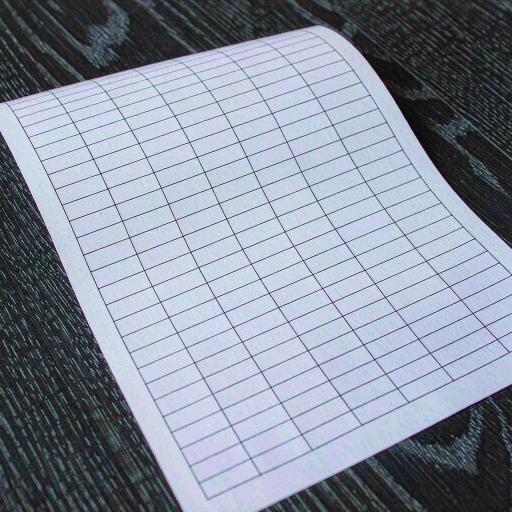
//> input picture 底层算法演示/形态学线条检测/assets/table.png, 1024 x 1024 px (shown at 1/2 size)
$ ./line_detection_morphology -i=../assets/table.png   (built with g++ and OpenCV 4)
//> lines starting //> are read from the running program, lines starting //| are printed output that depends on the picture; after the words box and inside, x2 and y2 are one past the last pixel; in counts of white or black regions, pixels touching at a corner belong together
/**
 * @file    line_detection_morphology.cpp
 * @brief   形态学线条检测演示：用方向结构元素提取表格的水平线与垂直线。
 * @details 流程：二值化 -> 创建方向结构元素 -> 开运算提取线条 -> 轮廓筛选。
 * @note    依赖：OpenCV 4.x（core / imgproc / imgcodecs / highgui）
 *          核心思想：长度 1×N 的结构元素只能「容纳」水平方向的线条，开运算后其余结构被腐蚀掉；
 *          同理 1×M 的竖条只保留垂直线。结构元素长度要大于线宽、小于线长。
 */

#include <algorithm>
#include <iomanip>
#include <iostream>
#include <string>
#include <vector>

#include <opencv2/opencv.hpp>
#include <opencv2/core/utils/filesystem.hpp>

namespace {

const int kPanelWidth = 480;
const int kPanelHeight = 360;
const int kTitleHeight = 30;

/** @brief 在若干候选位置中查找素材，便于从不同工作目录运行。 */
std::string locateAsset(const std::string& fileName)
{
    const std::vector<std::string> candidates = {
        "../../assets/" + fileName, "../assets/" + fileName, "assets/" + fileName};
    for (const auto& path : candidates) {
        if (cv::utils::fs::exists(path)) {
            return path;
        }
    }
    return candidates.front();
}

/** @brief 由素材路径推导输出目录：<demo>/assets/x.png -> <demo>/output。 */
std::string outputDirFor(const std::string& inputPath)
{
    std::string dir = inputPath;
    const size_t slash = dir.find_last_of("/\\");
    dir = (slash == std::string::npos) ? "." : dir.substr(0, slash);
    const size_t slash2 = dir.find_last_of("/\\");
    const std::string leaf = (slash2 == std::string::npos) ? dir : dir.substr(slash2 + 1);
    if (leaf == "assets") {
        dir = (slash2 == std::string::npos) ? "." : dir.substr(0, slash2);
    }
    return dir + "/output";
}

/** @brief 等比缩放并居中留白到固定面板。 */
cv::Mat fitPanel(const cv::Mat& image, const std::string& title)
{
    cv::Mat bgr;
    if (image.channels() == 1) {
        cv::cvtColor(image, bgr, cv::COLOR_GRAY2BGR);
    } else {
        bgr = image;
    }
    const double scale =
        std::min(kPanelWidth / static_cast<double>(bgr.cols),
                 kPanelHeight / static_cast<double>(bgr.rows));
    cv::Mat scaled;
    cv::resize(bgr, scaled, cv::Size(), scale, scale, cv::INTER_AREA);
    cv::Mat panel(kPanelHeight + kTitleHeight, kPanelWidth, CV_8UC3, cv::Scalar(255, 255, 255));
    const int x = (kPanelWidth - scaled.cols) / 2;
    const int y = kTitleHeight + (kPanelHeight - scaled.rows) / 2;
    scaled.copyTo(panel(cv::Rect(x, y, scaled.cols, scaled.rows)));
    cv::putText(panel, title, cv::Point(8, 21), cv::FONT_HERSHEY_SIMPLEX, 0.5,
                cv::Scalar(0, 0, 0), 1, cv::LINE_AA);
    return panel;
}

/** @brief 按列数拼接等尺寸面板。 */
cv::Mat montage(const std::vector<cv::Mat>& panels, int cols)
{
    const int rows = static_cast<int>((panels.size() + cols - 1) / cols);
    cv::Mat canvas(rows * panels[0].rows, cols * panels[0].cols, CV_8UC3, cv::Scalar(255, 255, 255));
    for (size_t i = 0; i < panels.size(); ++i) {
        const int r = static_cast<int>(i) / cols;
        const int c = static_cast<int>(i) % cols;
        panels[i].copyTo(canvas(cv::Rect(c * panels[i].cols, r * panels[i].rows,
                                         panels[i].cols, panels[i].rows)));
    }
    return canvas;
}

/**
 * @brief  过滤掉过短的线段，只保留真正的表格线。
 * @param  lines  候选线条二值图。
 * @param  minLen 最小长度。
 * @param  horizontal 是否为水平方向（决定用宽还是高做判据）。
 * @return 过滤后的二值图。
 */
cv::Mat filterByLength(const cv::Mat& lines, int minLen, bool horizontal)
{
    std::vector<std::vector<cv::Point>> contours;
    cv::findContours(lines, contours, cv::RETR_EXTERNAL, cv::CHAIN_APPROX_SIMPLE);
    cv::Mat filtered = cv::Mat::zeros(lines.size(), CV_8U);
    for (const auto& contour : contours) {
        const cv::Rect box = cv::boundingRect(contour);
        const int length = horizontal ? box.width : box.height;
        if (length >= minLen) {
            cv::rectangle(filtered, box, cv::Scalar(255), cv::FILLED);
        }
    }
    return filtered;
}

}  // namespace

/**
 * @brief  主流程：提取水平线与垂直线并叠加显示。
 * @param  argc 参数个数。
 * @param  argv 参数列表。
 * @return 0 表示成功，非 0 表示失败。
 */
int main(int argc, char** argv)
{
    const cv::String keys =
        "{help h usage ? |      | 打印帮助信息 }"
        "{i input        |      | 输入图像路径，缺省读取 assets/table.png }"
        "{o output       |      | 输出图像路径，缺省写入 <目录>/output/line_detection_morphology.png }"
        "{l lineLen      | 0    | 结构元素长度，0 表示自动取宽(高)的 1/25 }"
        "{n minLen       | 0    | 线条最小长度，0 表示自动取宽(高)的 1/20 }"
        "{d display      | 0    | 是否弹窗显示 (1=显示, 0=不显示) }";

    cv::CommandLineParser parser(argc, argv, keys);
    parser.about("形态学线条检测演示: 方向结构元素 + 开运算\n参数请使用 --key=value 形式");
    if (parser.has("help")) {
        parser.printMessage();
        return 0;
    }
    if (!parser.check()) {
        parser.printErrors();
        parser.printMessage();
        return -1;
    }

    std::string inputPath = parser.get<std::string>("input");
    if (inputPath.empty()) {
        inputPath = locateAsset("table.png");
    }
    const cv::Mat src = cv::imread(inputPath, cv::IMREAD_COLOR);
//> src is the input picture: 1024 rows x 1024 cols, CV_8UC3; mean B, G, R 158.9, 144.7, 136.7
    if (src.empty()) {
        std::cerr << "无法读取图像: " << inputPath << std::endl;
        return -1;
    }

    // 步骤 1：二值化。表格线通常是深色，取反后成为前景。
    cv::Mat gray;
    cv::cvtColor(src, gray, cv::COLOR_BGR2GRAY);
    cv::Mat binary;
    cv::adaptiveThreshold(gray, binary, 255, cv::ADAPTIVE_THRESH_MEAN_C, cv::THRESH_BINARY_INV,
                          15, -2);
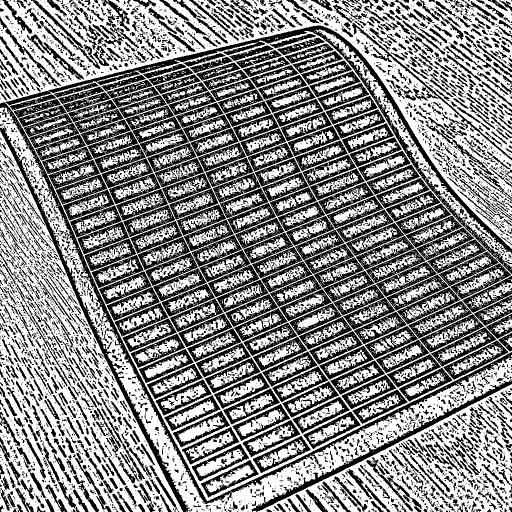
//> binary: 1024 rows x 1024 cols, CV_8UC1 (shown at 1/2 size); 54% white; 6270 black regions (4736 under 20 px), largest, box (x1, y1, x2, y2) and area: (0, 51, 1024, 1008) 29862, (0, 251, 380, 1024) 8244, (503, 759, 1024, 1024) 6026
    cv::Mat cleaned;
    cv::morphologyEx(binary, cleaned, cv::MORPH_OPEN,
                     cv::getStructuringElement(cv::MORPH_RECT, cv::Size(3, 3)));
//> cleaned: 1024 rows x 1024 cols, CV_8UC1; 43.4% white; 1757 white regions (799 under 20 px), largest, box (x1, y1, x2, y2) and area: (0, 0, 1024, 484) 99063, (0, 546, 366, 1024) 63285, (516, 769, 1024, 1024) 37684

    // 步骤 2：创建方向结构元素。长度取画面尺寸的 1/25 左右即可滤掉文字。
    int lineLen = parser.get<int>("lineLen");
    if (lineLen <= 0) {
        lineLen = std::max(10, std::min(gray.cols, gray.rows) / 25);
//> lineLen = 40
    }
    const cv::Mat horizontalElement =
        cv::getStructuringElement(cv::MORPH_RECT, cv::Size(lineLen, 1));
//> horizontalElement = 40 values from 1 to 1
    const cv::Mat verticalElement =
        cv::getStructuringElement(cv::MORPH_RECT, cv::Size(1, lineLen));
//> verticalElement = 40 values from 1 to 1

    // 步骤 3：开运算提取线条。
    cv::Mat horizontal;
    cv::Mat vertical;
    cv::morphologyEx(cleaned, horizontal, cv::MORPH_OPEN, horizontalElement);
//> horizontal: 1024 rows x 1024 cols, CV_8UC1; 0.67% white; 71 white regions, largest, box (x1, y1, x2, y2) and area: (446, 992, 529, 1002) 572, (358, 859, 419, 871) 513, (521, 962, 596, 971) 447
    cv::morphologyEx(cleaned, vertical, cv::MORPH_OPEN, verticalElement);
//> vertical: 1024 rows x 1024 cols, CV_8UC1; 0.65% white; 90 white regions

    // 步骤 4：轮廓筛选，去掉过短的残留。
    int minLen = parser.get<int>("minLen");
    if (minLen <= 0) {
        minLen = std::max(20, std::min(gray.cols, gray.rows) / 20);
//> minLen = 51
    }
    horizontal = filterByLength(horizontal, minLen, true);
//> in filterByLength, `cv::findContours(lines, contours, cv::RETR_EXTERNAL, cv::CHAIN_APPROX_..`: contours = 71 contours, 43 with area under 20; largest, box (x1, y1, x2, y2) and area: (446, 992, 529, 1002) 461, (358, 859, 419, 871) 450, (521, 962, 596, 971) 352, (792, 201, 888, 207) 272, (327, 105, 400, 113) 272
//> the loop in filterByLength, `for (const auto& contour : contours)` made 71 passes
//> (contour, box, length) on passes 1, 4, 5, 6, 9, 11, 13, 15, 16: (2 Points (x, y): [947, 1017], [988, 1017], Rect(947, 1017, 42, 1), 42), (2 Points (x, y): [529, 985], [568, 985], Rect(529, 985, 40, 1), 40), (2 Points (x, y): [486, 977], [525, 977], Rect(486, 977, 40, 1), 40), (2 Points (x, y): [529, 975], [568, 975], Rect(529, 975, 40, 1), 40), (2 Points (x, y): [578, 954], [622, 954], Rect(578, 954, 45, 1), 45), (2 Points (x, y): [621, 941], [663, 941], Rect(621, 941, 43, 1), 43), (2 Points (x, y): [414, 928], [457, 928], Rect(414, 928, 44, 1), 44), (2 Points (x, y): [407, 886], [453, 886], Rect(407, 886, 47, 1), 47), (2 Points (x, y): [507, 883], [551, 883], Rect(507, 883, 45, 1), 45)
//> (box, length) on passes 2, 3, 7, 8, 10, 12: (Rect(446, 992, 83, 10), 83), (Rect(464, 987, 57, 4), 57), (Rect(521, 962, 75, 9), 75), (Rect(521, 956, 55, 5), 55), (Rect(551, 948, 49, 2), 49), (Rect(395, 932, 49, 7), 49)
//> after the loop in filterByLength, `for (const auto& contour : contours)`:
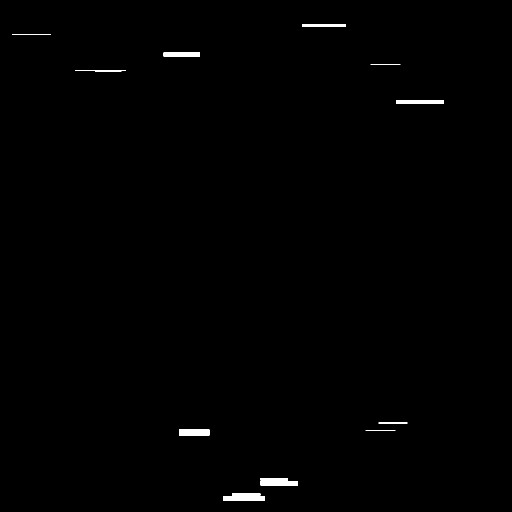
//> filtered: 1024 rows x 1024 cols, CV_8UC1 (shown at 1/2 size); 0.48% white; 14 white regions
    vertical = filterByLength(vertical, minLen, false);
//> call 2 of filterByLength, with minLen = 51, horizontal = false
//> in filterByLength (call 2), `cv::findContours(lines, contours, cv::RETR_EXTERNAL, cv::CHAIN_APPROX_..`: contours = 90 contours, 50 with area under 20; largest, box (x1, y1, x2, y2) and area: (319, 843, 325, 918) 294, (304, 816, 309, 888) 239, (530, 956, 536, 1005) 231, (340, 885, 345, 959) 224, (312, 0, 319, 30) 163
//> the loop in filterByLength (call 2), `for (const auto& contour : contours)` made 90 passes
//> (contour, box, length) on passes 1, 2, 3, 4, 6, 9, 13, 16, 17: (2 Points (x, y): [1006, 1004], [1006, 1023], Rect(1006, 1004, 1, 20), 20), (2 Points (x, y): [326, 1004], [326, 1023], Rect(326, 1004, 1, 20), 20), (2 Points (x, y): [177, 1004], [177, 1023], Rect(177, 1004, 1, 20), 20), (2 Points (x, y): [8, 1004], [8, 1023], Rect(8, 1004, 1, 20), 20), (2 Points (x, y): [91, 1003], [91, 1023], Rect(91, 1003, 1, 21), 21), (2 Points (x, y): [313, 1000], [313, 1023], Rect(313, 1000, 1, 24), 24), (2 Points (x, y): [402, 997], [402, 1023], Rect(402, 997, 1, 27), 27), (2 Points (x, y): [736, 995], [736, 1023], Rect(736, 995, 1, 29), 29), (2 Points (x, y): [385, 990], [385, 1023], Rect(385, 990, 1, 34), 34)
//> (box, length) on passes 5, 7, 8, 10, 11, 12: (Rect(857, 1003, 2, 21), 21), (Rect(626, 1001, 3, 23), 23), (Rect(135, 1001, 2, 23), 23), (Rect(941, 999, 2, 25), 25), (Rect(740, 999, 2, 25), 25), (Rect(623, 997, 2, 27), 27)
//> after the loop in filterByLength (call 2), `for (const auto& contour : contours)`:
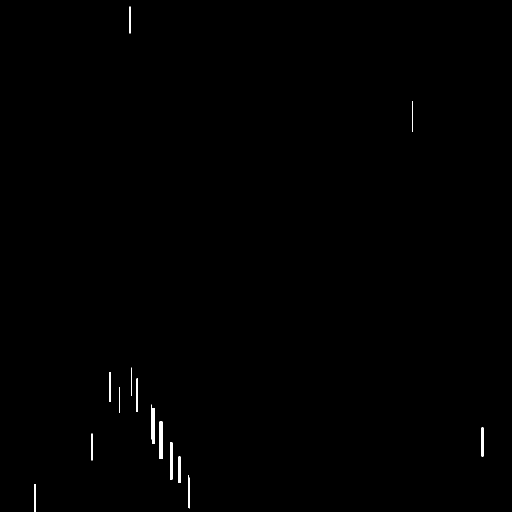
//> filtered: 1024 rows x 1024 cols, CV_8UC1 (shown at 1/2 size); 0.27% white; 16 white regions, largest, box (x1, y1, x2, y2) and area: (319, 843, 325, 918) 450, (340, 885, 345, 959) 370, (304, 816, 309, 888) 360

    cv::Mat horizontalLabels;
    cv::Mat verticalLabels;
    const int horizontalCount = cv::connectedComponents(horizontal, horizontalLabels) - 1;
//> horizontalLabels: 1024 rows x 1024 cols, CV_32SC1; 15 distinct labels, from 0 to 14
//> horizontalCount = 14
    const int verticalCount = cv::connectedComponents(vertical, verticalLabels) - 1;
//> verticalLabels: 1024 rows x 1024 cols, CV_32SC1; 17 distinct labels, from 0 to 16
//> verticalCount = 16
    std::cout << "输入: " << inputPath << ", 结构元素长度: " << lineLen
              << ", 最小线长: " << minLen << "\n";
//| 输入: ../assets/table.png, 结构元素长度: 40, 最小线长: 51
    std::cout << "  水平线段: " << horizontalCount << ", 垂直线段: " << verticalCount << "\n";
//|   水平线段: 14, 垂直线段: 16

    // 叠加显示：水平线绿色，垂直线红色。
    cv::Mat overlay = src.clone();
    overlay.setTo(cv::Scalar(0, 255, 0), horizontal);
    overlay.setTo(cv::Scalar(0, 0, 255), vertical);

    cv::Mat combined;
    cv::bitwise_or(horizontal, vertical, combined);
//> combined: 1024 rows x 1024 cols, CV_8UC1; 0.75% white; 29 white regions, largest, box (x1, y1, x2, y2) and area: (446, 992, 529, 1002) 830, (358, 859, 419, 871) 732, (792, 201, 888, 264) 690

    const std::vector<cv::Mat> panels = {
        fitPanel(gray, "gray input"),
        fitPanel(cleaned, "binary"),
        fitPanel(horizontal, "horizontal"),
        fitPanel(vertical, "vertical"),
        fitPanel(combined, "combined"),
        fitPanel(overlay, "overlay on original")};
//> in fitPanel, `cv::putText(panel, title, cv::Point(8, 21), cv::FONT_HERSHEY_SIMPLEX, ..`: panel: 390 rows x 480 cols, CV_8UC3; min 6, max 255, mean 177.8
//> call 2 of fitPanel, with title = "binary"
//> in fitPanel (call 2), `cv::putText(panel, title, cv::Point(8, 21), cv::FONT_HERSHEY_SIMPLEX, ..`:
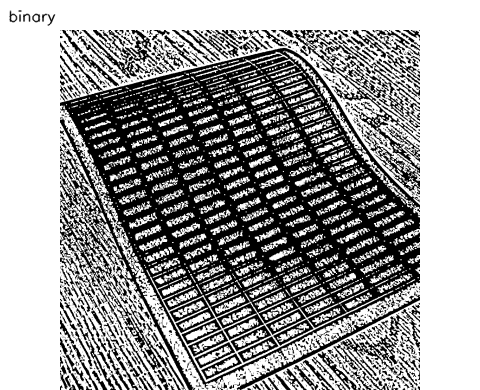
//> panel: 390 rows x 480 cols, CV_8UC3; min 0, max 255, mean 154.8
//> in fitPanel (call 3), `cv::cvtColor(image, bgr, cv::COLOR_GRAY2BGR);`: bgr: 1024 rows x 1024 cols, CV_8UC3; 0.48% white; 14 white regions, largest, box (x1, y1, x2, y2) and area: (446, 992, 529, 1002) 830, (358, 859, 419, 871) 732, (521, 962, 596, 971) 675
//> in fitPanel (call 3), `cv::putText(panel, title, cv::Point(8, 21), cv::FONT_HERSHEY_SIMPLEX, ..`: panel: 390 rows x 480 cols, CV_8UC3; min 0, max 255, mean 79
//> in fitPanel (call 4), `cv::resize(bgr, scaled, cv::Size(), scale, scale, cv::INTER_AREA);`: scaled: 360 rows x 360 cols, CV_8UC3; min 0, max 255, mean 0.7
//> in fitPanel (call 4), `cv::putText(panel, title, cv::Point(8, 21), cv::FONT_HERSHEY_SIMPLEX, ..`: panel: 390 rows x 480 cols, CV_8UC3; min 0, max 255, mean 78.7
//> in fitPanel (call 5), `cv::resize(bgr, scaled, cv::Size(), scale, scale, cv::INTER_AREA);`: scaled: 360 rows x 360 cols, CV_8UC3; min 0, max 255, mean 1.9
//> in fitPanel (call 5), `cv::putText(panel, title, cv::Point(8, 21), cv::FONT_HERSHEY_SIMPLEX, ..`:
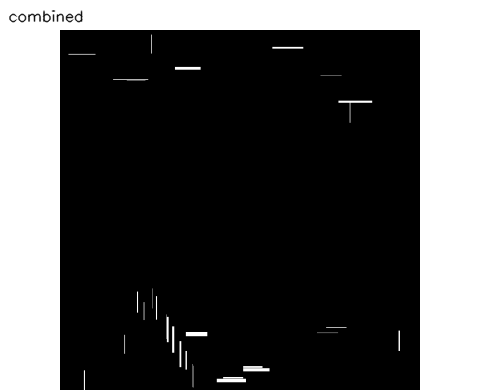
//> panel: 390 rows x 480 cols, CV_8UC3; min 0, max 255, mean 79.5
//> in fitPanel (call 6), `cv::putText(panel, title, cv::Point(8, 21), cv::FONT_HERSHEY_SIMPLEX, ..`:
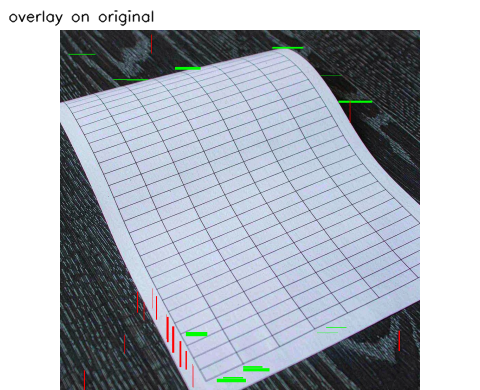
//> panel: 390 rows x 480 cols, CV_8UC3; mean B, G, R 187.1, 178.2, 172.3
    const cv::Mat result = montage(panels, 3);
//> in montage, `const int rows = static_cast<int>((panels.size() + cols - 1) / cols);`: rows = 2
//> in montage, `cv::Mat canvas(rows * panels[0].rows, cols * panels[0].cols, CV_8UC3, ..`: canvas: 780 rows x 1440 cols, CV_8UC3; every value is 255
//> the loop in montage, `for (size_t i = 0; i < panels.size(); ++i)` made 6 passes
//> after the loop in montage, `for (size_t i = 0; i < panels.size(); ++i)`:
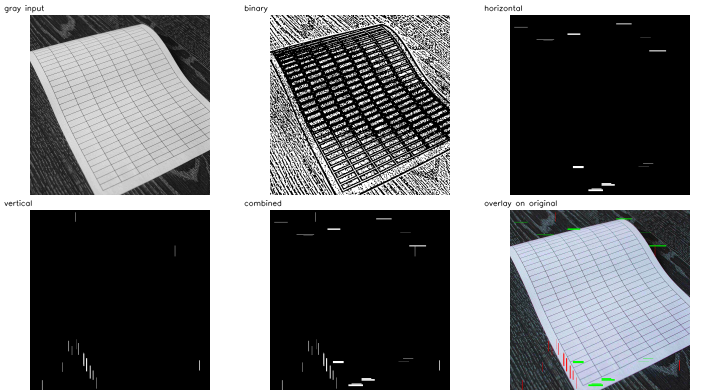
//> canvas: 780 rows x 1440 cols, CV_8UC3 (shown at 1/2 size); mean B, G, R 126.1, 124.7, 123.7

    std::string outputPath = parser.get<std::string>("output");
    if (outputPath.empty()) {
        const std::string outDir = outputDirFor(inputPath);
        cv::utils::fs::createDirectories(outDir);
        outputPath = outDir + "/line_detection_morphology.png";
    }
    if (!cv::imwrite(outputPath, result)) {
        std::cerr << "无法写入输出图像: " << outputPath << std::endl;
        return -1;
    }
    std::cout << "结果已保存至 " << outputPath << std::endl;

    if (parser.get<int>("display") != 0) {
        cv::imshow("line detection", result);
        cv::waitKey(0);
    }
    return 0;
}
